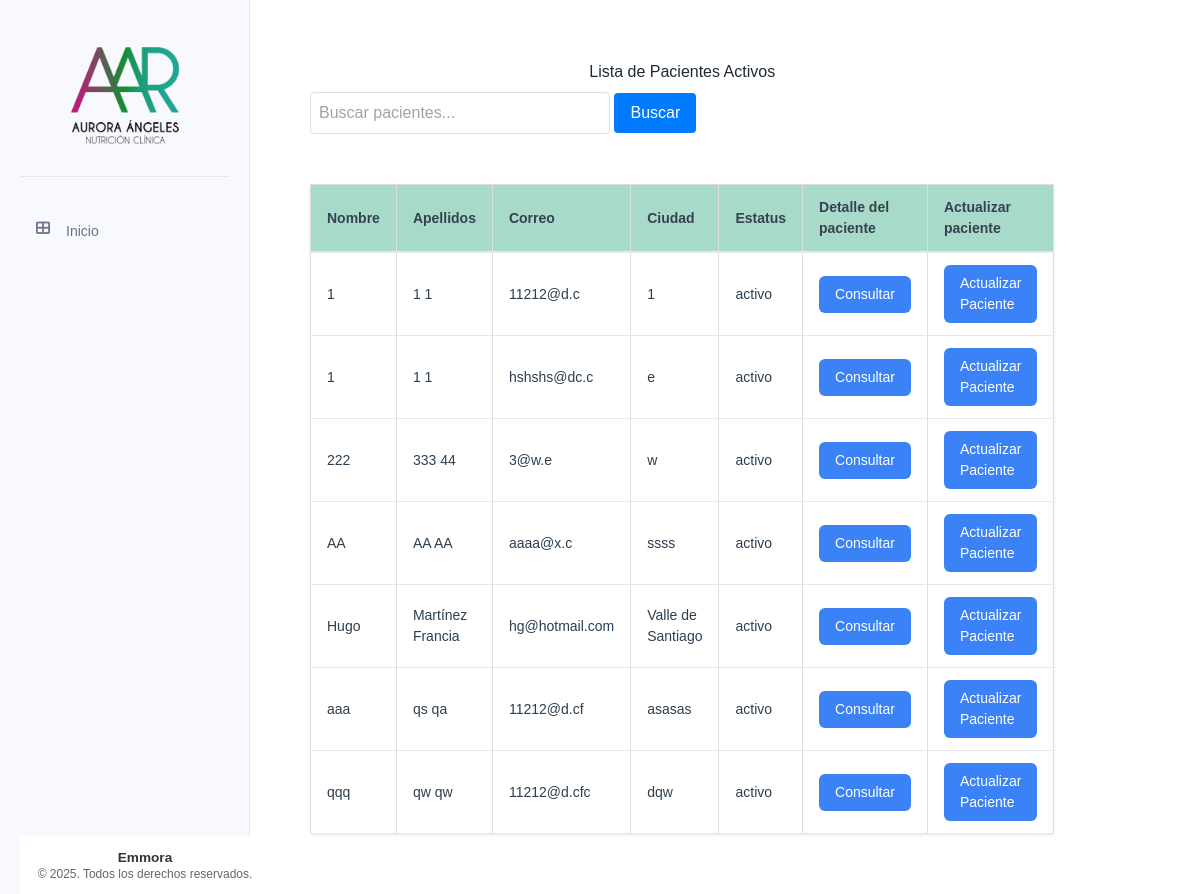
The page /pacientes/activos on the database its author committed.
### tables this page shows
CREATE TABLE pacientes (
    id INTEGER PRIMARY KEY AUTOINCREMENT,
    nombre TEXT NOT NULL,
    apellido_paterno TEXT NOT NULL,
    apellido_materno TEXT NOT NULL,
    fecha_nacimiento DATE NOT NULL,
    telefono TEXT NOT NULL,
    correo TEXT UNIQUE NOT NULL,
    ciudad TEXT NOT NULL,
    fecha_registro TIMESTAMP DEFAULT CURRENT_TIMESTAMP,
    status TEXT NOT NULL DEFAULT 'activo' CHECK (status IN ('activo', 'inactivo'))
);

### app/controllers/pacientes.py (the view)
@pacientes.route('/activos')
def lista_pacientes_activos():
    try:
        busqueda = request.args.get('busqueda', '')
        pacientes = Paciente.buscar(busqueda, status='activo')
        return render_template('pacientes/lista_pacientes.html',
                            pacientes=pacientes,
                            busqueda=busqueda,
                            tipo_lista="activos")
    except Exception as e:
        flash(f'Error al obtener la lista de pacientes: {str(e)}', 'error')
        return redirect(url_for('main.index'))

### app/db.py (called while the page is built)
def get_db():
    if 'db' not in g:
        try:
            g.db = sqlite3.connect(
                'pacientes.db',
                detect_types=sqlite3.PARSE_DECLTYPES
            )
            g.db.row_factory = sqlite3.Row
        except sqlite3.Error as e:
            logger.error(f"Error crítico al conectar con la base de datos SQLite: {e}")
            raise e
    return g.db

def query_db(query, args=(), one=False):
    try:
        cur = get_db().execute(query, args)
        rv = cur.fetchall()
        cur.close()
        return (rv[0] if rv else None) if one else rv
    except sqlite3.Error as e:
        logger.error(f"Error al ejecutar query: {query}. Args: {args}. Detalle: {e}")
        raise e

### app/models/paciente.py (called while the page is built)
    @staticmethod
    def buscar(busqueda, status='activo'):
        if busqueda:
            return query_db('''
                SELECT * FROM pacientes
                WHERE (nombre LIKE ? OR apellido_paterno LIKE ? OR apellido_materno LIKE ?)
                AND status = ?
                ORDER BY nombre
                ''',
                [f'%{busqueda}%', f'%{busqueda}%', f'%{busqueda}%', status])
        else:
            return query_db('SELECT * FROM pacientes WHERE status = ? ORDER BY nombre', [status])

### app/templates/pacientes/lista_pacientes.html (shortened to what this page needs)
{% extends "base/base.html" %}
{% block content %}
<div class="table-container">
    <header class="valoracion-header">
        <h2 align = "center">Lista de Pacientes {{ "Activos" if tipo_lista == "activos" else "Inactivos" }}</h2>
        <form action="{{ url_for('pacientes.lista_pacientes_' + tipo_lista) }}" method="get" class="search-form">
            <input type="text" name="busqueda" placeholder="Buscar pacientes..." value="{{ busqueda }}">
            <button type="submit">Buscar</button>
        </form>
    </header>
    <table class="table">
        <thead>
            <tr>
                <th class="table__header">Nombre</th>
                <th class="table__header">Apellidos</th>
                <th class="table__header">Correo</th>
                <th class="table__header">Ciudad</th>
                <th class="table__header">Estatus</th>
                <th class="table__header">Detalle del paciente</th>
                <th class="table__header">Actualizar paciente</th>
            </tr>
        </thead>
        <tbody>
            {% for paciente in pacientes %}
            <tr>
                <td class="table__cell">{{ paciente['nombre'] }}</td>
                <td class="table__cell">{{ paciente['apellido_paterno'] }} {{ paciente['apellido_materno'] }}</td>
                <td class="table__cell">{{ paciente['correo'] }}</td>
                <td class="table__cell">{{ paciente['ciudad'] }}</td>
                <td class="table__cell">{{ paciente['status'] }}</td>
                <td class="table__cell">
                    <a href="{{ url_for('pacientes.detalle_paciente', id=paciente['id']) }}" class="action-button">Consultar</a>
                </td>
                <td class="table__cell">
                    <a href="{{ url_for('pacientes.editar_paciente', id=paciente['id']) }}" class="action-button">Actualizar Paciente</a>
                </td>
            </tr>
            {% endfor %}
        </tbody>
    </table>
</div>
{% endblock %}

### app/static/css/components/_tables.css (style rules this page uses)
.table-container { margin: 20px; overflow-x: auto; }
.table { width: 100%; border-collapse: collapse; margin-bottom: 1rem; }
.table__header { background-color: #f8f9fa; padding: 12px; text-align: left; border-bottom: 2px solid #dee2e6; }
.table__cell { padding: 12px; border-bottom: 1px solid #dee2e6; }

### app/static/css/components/_buttons.css (style rules this page uses)
.action-button { display: inline-flex; align-items: center; gap: 0.5rem; padding: 8px 16px; background-color: #3498db; color: white; border: none; border-radius: 4px; text-decoration: none; cursor: pointer; transition: background-color 0.3s; }

### app/static/css/style.css (style rules this page uses)
body { font-family: Arial, sans-serif; margin: 0; padding: 0; color: #2c3e50; }
.table { width: 100%; border-collapse: collapse; margin: 20px 0; font-size: 16px; text-align: left; }
.table__header, .table__cell { border: 1px solid #ddd; padding: 8px; text-align: left; }
.table__header { background-color: #f2f2f2; }
.table-container { overflow-x: auto; margin: 0 auto; border-radius: 4px; max-width: 1600px; padding: 20px; }
.table { max-width: 90%; background-color: white; margin: 0 auto; box-shadow: 0 1px 3px rgba(0, 0, 0, 0.1); border-radius: 4px; }
.table__header { padding: 12px 16px; text-align: left; font-weight: 600; font-size: 0.875rem; color: #374151; background-color: #119b6e5e; border-bottom: 2px solid #e5e7eb; }
.table__cell { padding: 12px 16px; font-size: 0.875rem; border-bottom: 1px solid #e5e7eb; }
.action-button { display: inline-flex; align-items: center; padding: 0.5rem 1rem; font-size: 0.875rem; font-weight: 500; border-radius: 0.375rem; background-color: #3b82f6; color: white; text-decoration: none; transition: background-color 0.2s; }
.valoracion-header { margin-bottom: 2rem; }
.valoracion-header h2 { color: #1f2937; margin-bottom: 0.5rem; }
.action-button { display: inline-flex; align-items: center; gap: 0.5rem; padding: 0.5rem 1rem; background-color: #3b82f6; color: white; border-radius: 0.375rem; text-decoration: none; font-size: 0.875rem; font-weight: 500; transition: background-color 0.2s; }
.search-form { margin-bottom: 50px; }
.search-form input[type="text"] { padding: 8px; width: 300px; border: 1px solid #ddd; border-radius: 4px; }
.search-form button { padding: 8px 16px; background-color: #007bff; color: white; border: none; border-radius: 4px; cursor: pointer; }

### rows shown on the page
pacientes: nombre "1", apellido_paterno "1", apellido_materno "1", correo "11212@d.c", ciudad "1", status "activo"
pacientes: nombre "1", apellido_paterno "1", apellido_materno "1", correo "hshshs@dc.c", ciudad "e", status "activo"
pacientes: nombre "222", apellido_paterno "333", apellido_materno "44", correo "3@w.e", ciudad "w", status "activo"
pacientes: nombre "AA", apellido_paterno "AA", apellido_materno "AA", correo "aaaa@x.c", ciudad "ssss", status "activo"
pacientes: nombre "Hugo", apellido_paterno "Martínez", apellido_materno "Francia", correo "hg@hotmail.com", ciudad "Valle de Santiago", status "activo"
pacientes: nombre "aaa", apellido_paterno "qs", apellido_materno "qa", correo "11212@d.cf", ciudad "asasas", status "activo"
pacientes: nombre "qqq", apellido_paterno "qw", apellido_materno "qw", correo "11212@d.cfc", ciudad "dqw", status "activo"

### other values the page prints
{{ "Activos" if tipo_lista == "activos" else "Inactivos" }} "Activos"
